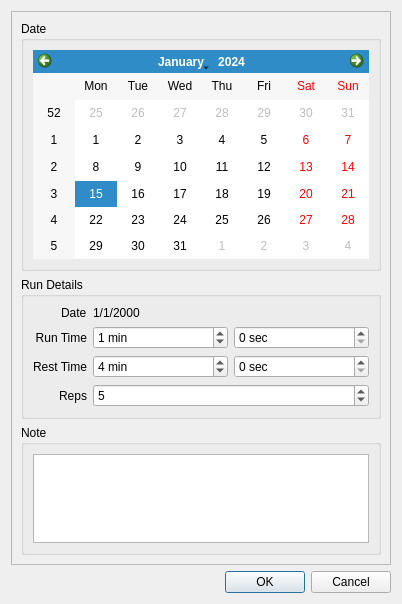
<?xml version="1.0" encoding="UTF-8"?>
<ui version="4.0">
 <class>Dialog</class>
 <widget class="QDialog" name="Dialog">
  <property name="geometry">
   <rect>
    <x>0</x>
    <y>0</y>
    <width>402</width>
    <height>604</height>
   </rect>
  </property>
  <property name="minimumSize">
   <size>
    <width>402</width>
    <height>604</height>
   </size>
  </property>
  <property name="maximumSize">
   <size>
    <width>16777215</width>
    <height>16777215</height>
   </size>
  </property>
  <property name="windowTitle">
   <string>Dialog</string>
  </property>
  <layout class="QGridLayout" name="gridLayout">
   <item row="1" column="0">
    <widget class="QDialogButtonBox" name="buttonBox">
     <property name="orientation">
      <enum>Qt::Horizontal</enum>
     </property>
     <property name="standardButtons">
      <set>QDialogButtonBox::Cancel|QDialogButtonBox::Ok</set>
     </property>
    </widget>
   </item>
   <item row="0" column="0">
    <widget class="QFrame" name="frame">
     <property name="frameShape">
      <enum>QFrame::StyledPanel</enum>
     </property>
     <property name="frameShadow">
      <enum>QFrame::Raised</enum>
     </property>
     <layout class="QVBoxLayout" name="verticalLayout">
      <item>
       <widget class="QGroupBox" name="groupBox">
        <property name="minimumSize">
         <size>
          <width>0</width>
          <height>250</height>
         </size>
        </property>
        <property name="title">
         <string>Date</string>
        </property>
        <layout class="QGridLayout" name="gridLayout_5">
         <item row="0" column="0">
          <widget class="QCalendarWidget" name="editCalendarDate"/>
         </item>
        </layout>
       </widget>
      </item>
      <item>
       <widget class="QGroupBox" name="groupBox_2">
        <property name="title">
         <string>Run Details</string>
        </property>
        <layout class="QGridLayout" name="gridLayout_4">
         <item row="0" column="0">
          <layout class="QFormLayout" name="formLayout">
           <property name="fieldGrowthPolicy">
            <enum>QFormLayout::AllNonFixedFieldsGrow</enum>
           </property>
           <property name="labelAlignment">
            <set>Qt::AlignRight|Qt::AlignTrailing|Qt::AlignVCenter</set>
           </property>
           <item row="2" column="0">
            <widget class="QLabel" name="label_3">
             <property name="text">
              <string>Rest Time</string>
             </property>
             <property name="alignment">
              <set>Qt::AlignRight|Qt::AlignTrailing|Qt::AlignVCenter</set>
             </property>
            </widget>
           </item>
           <item row="3" column="0">
            <widget class="QLabel" name="label_4">
             <property name="text">
              <string>Reps</string>
             </property>
             <property name="alignment">
              <set>Qt::AlignRight|Qt::AlignTrailing|Qt::AlignVCenter</set>
             </property>
            </widget>
           </item>
           <item row="1" column="0">
            <widget class="QLabel" name="label_2">
             <property name="text">
              <string>Run Time</string>
             </property>
             <property name="alignment">
              <set>Qt::AlignRight|Qt::AlignTrailing|Qt::AlignVCenter</set>
             </property>
            </widget>
           </item>
           <item row="0" column="0">
            <widget class="QLabel" name="label">
             <property name="text">
              <string>Date</string>
             </property>
            </widget>
           </item>
           <item row="0" column="1">
            <widget class="QLabel" name="editCalendarOutput">
             <property name="text">
              <string>1/1/2000</string>
             </property>
            </widget>
           </item>
           <item row="1" column="1">
            <widget class="QFrame" name="frame_2">
             <property name="frameShape">
              <enum>QFrame::NoFrame</enum>
             </property>
             <property name="frameShadow">
              <enum>QFrame::Plain</enum>
             </property>
             <property name="lineWidth">
              <number>0</number>
             </property>
             <layout class="QHBoxLayout" name="horizontalLayout">
              <property name="margin">
               <number>0</number>
              </property>
              <item>
               <widget class="QSpinBox" name="editRunMinutes">
                <property name="suffix">
                 <string> min</string>
                </property>
                <property name="value">
                 <number>1</number>
                </property>
               </widget>
              </item>
              <item>
               <widget class="QSpinBox" name="editRunSeconds">
                <property name="suffix">
                 <string> sec</string>
                </property>
                <property name="maximum">
                 <number>59</number>
                </property>
               </widget>
              </item>
             </layout>
            </widget>
           </item>
           <item row="2" column="1">
            <widget class="QFrame" name="frame_3">
             <property name="frameShape">
              <enum>QFrame::NoFrame</enum>
             </property>
             <property name="frameShadow">
              <enum>QFrame::Plain</enum>
             </property>
             <property name="lineWidth">
              <number>0</number>
             </property>
             <layout class="QHBoxLayout" name="horizontalLayout_3">
              <property name="margin">
               <number>0</number>
              </property>
              <item>
               <widget class="QSpinBox" name="editRestMinutes">
                <property name="suffix">
                 <string> min</string>
                </property>
                <property name="value">
                 <number>4</number>
                </property>
               </widget>
              </item>
              <item>
               <widget class="QSpinBox" name="editRestSeconds">
                <property name="suffix">
                 <string> sec</string>
                </property>
                <property name="maximum">
                 <number>59</number>
                </property>
               </widget>
              </item>
             </layout>
            </widget>
           </item>
           <item row="3" column="1">
            <widget class="QSpinBox" name="editReps">
             <property name="value">
              <number>5</number>
             </property>
            </widget>
           </item>
          </layout>
         </item>
        </layout>
       </widget>
      </item>
      <item>
       <widget class="QGroupBox" name="groupBox_3">
        <property name="title">
         <string>Note</string>
        </property>
        <layout class="QGridLayout" name="gridLayout_2">
         <item row="0" column="0">
          <widget class="QTextEdit" name="editNote"/>
         </item>
        </layout>
       </widget>
      </item>
     </layout>
    </widget>
   </item>
  </layout>
 </widget>
 <tabstops>
  <tabstop>buttonBox</tabstop>
 </tabstops>
 <resources/>
 <connections/>
</ui>
